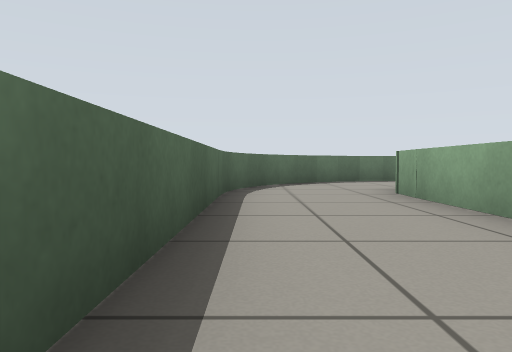
[1] (above)

17 first-person views from a walk through a Gazebo world. The camera is 0.43 m above the floor, tilts 2° down and sees 70° across. The floor is counted in squares, 1 m on a side. Each view is taken from the middle of a square. On the plan, view 1 faces up. The plan holds only what a view shows up to about 9 squares ahead; the rest is blank.

[2]
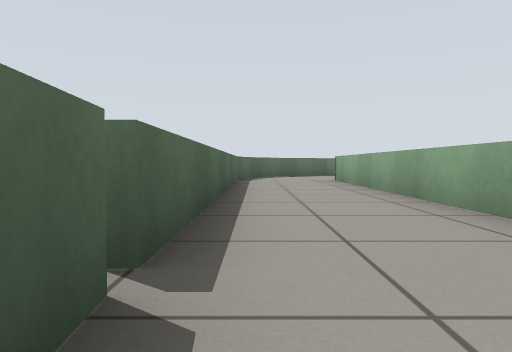

[3]
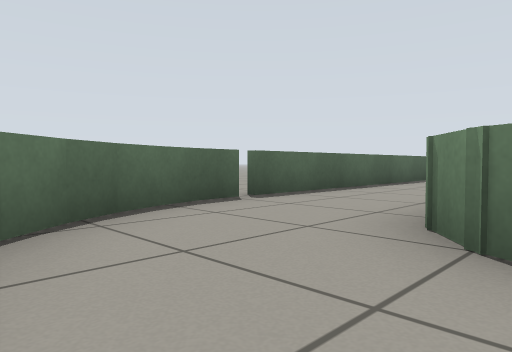

[4]
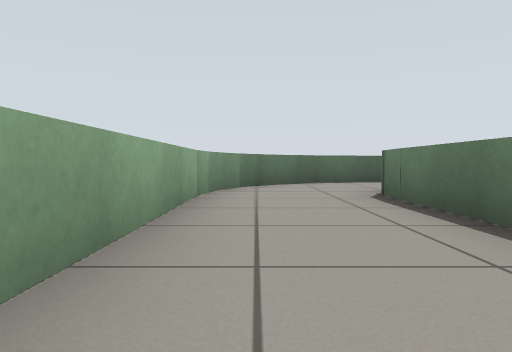

[5]
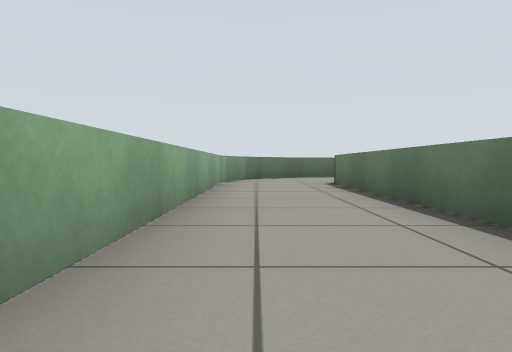

[6]
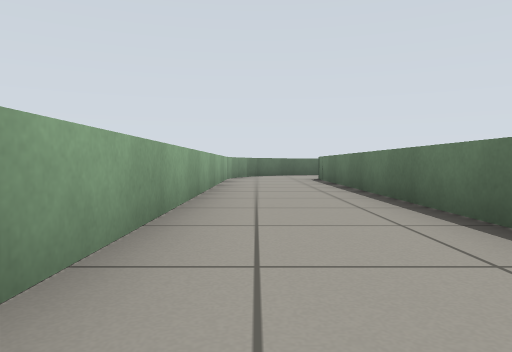

[7]
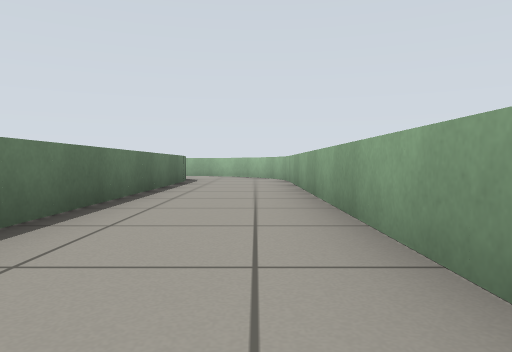

[8]
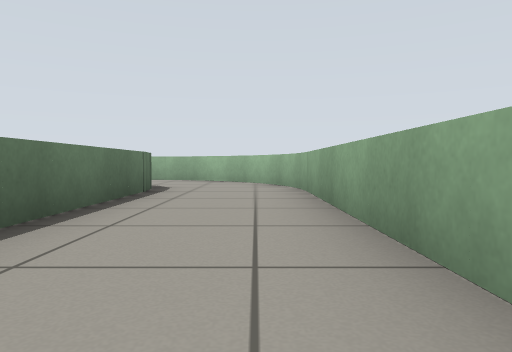

[9]
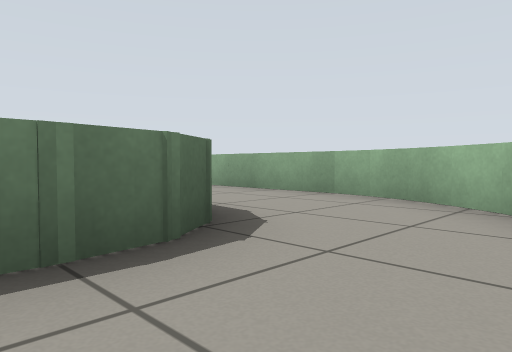

[10]
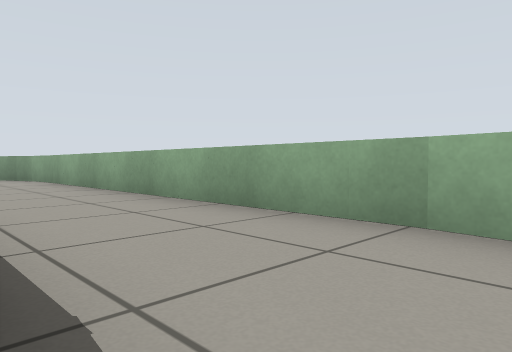

[11]
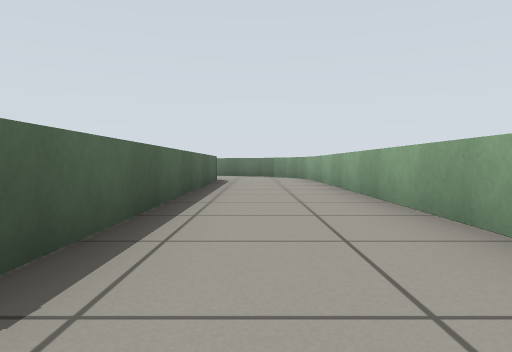

[12]
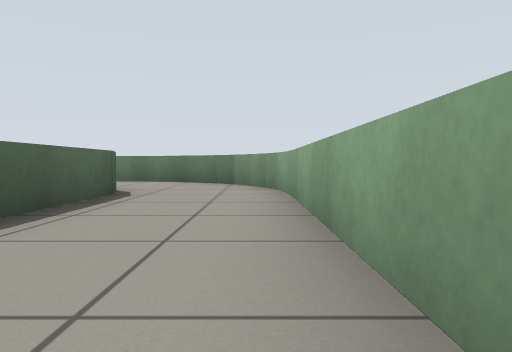

[13]
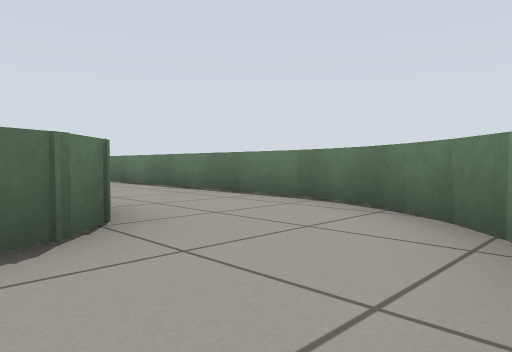

[14]
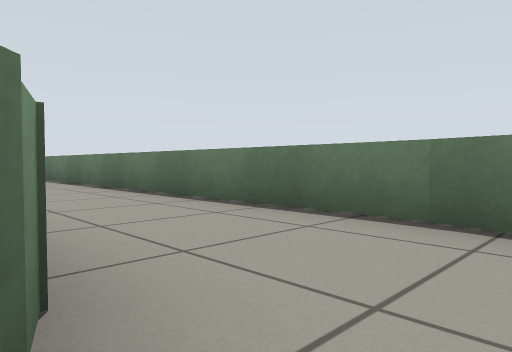

[15]
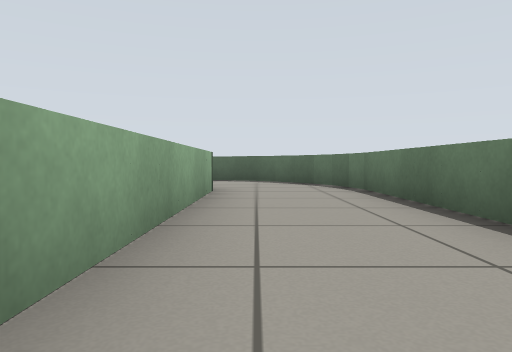

[16]
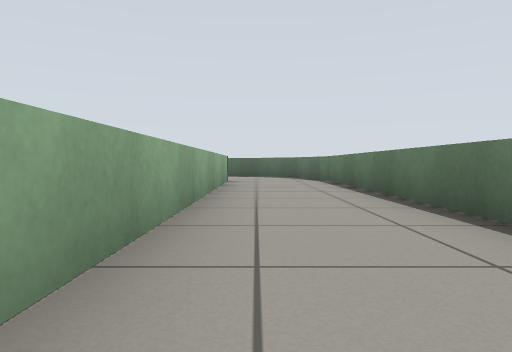

[17]
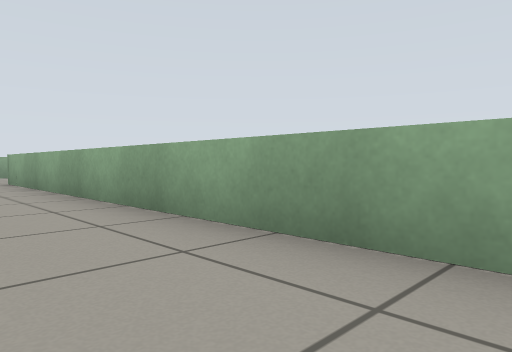

### Floor plan
Points are (right, up) in squares from view 1. A wall is a line through its corners. A room is listed if a view was taken in it or the views show most of it. See-through windows are left out.
Room 1 (views 1, 2, 3, 4, 5, 6, 7, 8, 9, 10, 11, 12, 13, 14, 15, 16, 17)
walls: (3.4, 6.3) (17.7, 6.3) (18.4, 6.1) (19, 5.4) (19, -2.6); (3.1, 8.8) (2.4, 8.7); (2.5, 8.7) (1.8, 8.4); (2, 8.5) (1.3, 8.2); (18.1, 8.8) (3, 8.8); (1.4, 8.2) (0.8, 7.8); (18.6, 8.6) (18, 8.8); (18.8, 5.8) (19.1, 4.9); (0.9, 7.9) (0.5, 7.4); (19.2, 8.5) (18.6, 8.7); (0.5, 7.5) (0.1, 6.9); (19.7, 8.1) (19.1, 8.5); (0.2, 7.1) (-0.2, 6.4); (-0.1, 6.5) (-0.4, 5.8); (20.2, 7.8) (19.7, 8.2); (-0.3, 5.9) (-0.5, 5.3); (20.6, 7.3) (20.1, 7.9); (-0.5, 5.4) (-0.5, -2.6); (20.9, 6.9) (20.5, 7.4); (21.2, 6.3) (20.9, 7); (21.4, 5.8) (21.2, 6.4); (2, -1.3) (2, 5.2); (17.6, -4.3) (2.8, -4.3) (2.1, -3.5); (18.7, -3.8) (18.1, -4.2) (17.4, -4.3); (-0.5, -2.8) (-0.5, -3.5); (-0.4, -3.5) (-0.3, -4.1); (-0.3, -4) (-0.1, -4.7); (-0.1, -4.6) (0.3, -5.2); (3.1, -6.8) (18.1, -6.8) (18.8, -6.6); (0.2, -5.1) (0.7, -5.6); (2.6, -6.7) (3.3, -6.8); (2, -6.5) (2.7, -6.7); (0.5, -5.5) (1.1, -6); (1, -5.9) (1.6, -6.3); (1.5, -6.3) (2.2, -6.6); (21.2, -4.3) (21.4, -3.7) (21.5, -3.1) (21.5, 5.3) (21.4, 5.9); (18.7, -6.6) (19.4, -6.4); (21, -4.9) (21.3, -4.2); (19.3, -6.4) (19.8, -6.1) (20.3, -5.7); (20.6, -5.4) (21, -4.7); (20.2, -5.8) (20.7, -5.2)
ways out: gap at (-1, -3)

Positions as (right, up) in squares from view 1, and headings:
1: (0, 0), facing up
2: (0, -4), facing up
3: (3, -6), facing up-left
4: (8, -6), facing left
5: (11, -6), facing left
6: (13, -6), facing left
7: (9, -6), facing right
8: (12, -6), facing right
9: (17, -6), facing up-right
10: (19, -4), facing up-right
11: (20, -4), facing up
12: (21, 0), facing up
13: (21, 5), facing up-left
14: (19, 6), facing up-left
15: (9, 7), facing left
16: (12, 7), facing left
17: (9, 8), facing down-right
